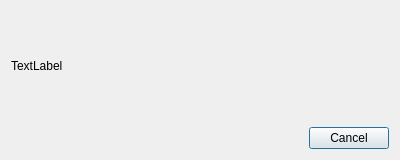
<?xml version="1.0" encoding="UTF-8"?>
<ui version="4.0">
 <class>Dialog</class>
 <widget class="QDialog" name="Dialog">
  <property name="geometry">
   <rect>
    <x>0</x>
    <y>0</y>
    <width>400</width>
    <height>160</height>
   </rect>
  </property>
  <property name="windowTitle">
   <string>Dialog</string>
  </property>
  <layout class="QGridLayout" name="gridLayout">
   <item row="0" column="0">
    <widget class="QLabel" name="instructions_label">
     <property name="text">
      <string>TextLabel</string>
     </property>
     <property name="wordWrap">
      <bool>true</bool>
     </property>
    </widget>
   </item>
   <item row="1" column="0">
    <widget class="QDialogButtonBox" name="button_box">
     <property name="orientation">
      <enum>Qt::Horizontal</enum>
     </property>
     <property name="standardButtons">
      <set>QDialogButtonBox::Cancel</set>
     </property>
    </widget>
   </item>
  </layout>
 </widget>
 <resources/>
 <connections>
  <connection>
   <sender>button_box</sender>
   <signal>rejected()</signal>
   <receiver>Dialog</receiver>
   <slot>reject()</slot>
   <hints>
    <hint type="sourcelabel">
     <x>316</x>
     <y>130</y>
    </hint>
    <hint type="destinationlabel">
     <x>286</x>
     <y>150</y>
    </hint>
   </hints>
  </connection>
 </connections>
</ui>
